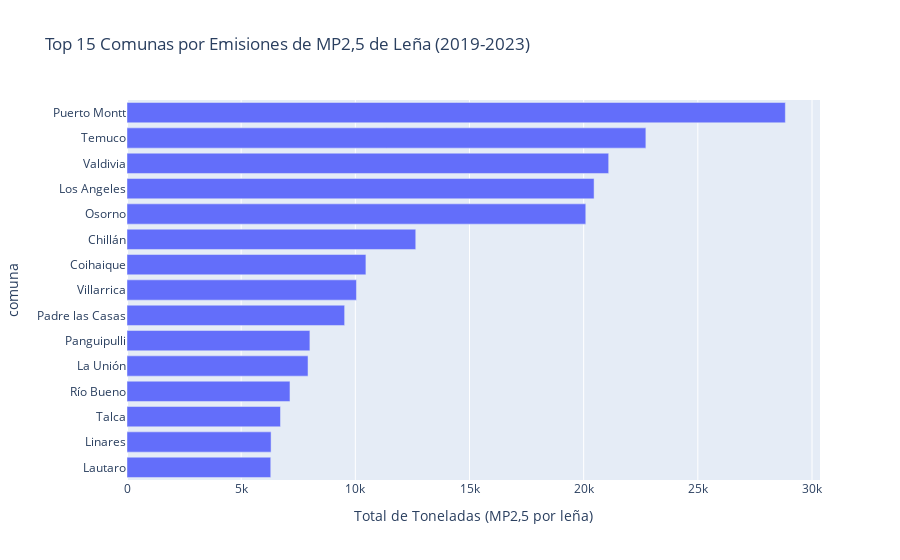

Source (notebook cell):
### Markdown cell above
MP2,5 por Leña en el Sur de Chile

Este es un clásico problema de política pública. Investiguemos qué comunas son las más afectadas.

### Code cell
# 1. Filtramos por el problema específico
df_lena_mp25 = df_total[
    (df_total['contaminantes'] == 'MP2,5') &
    (df_total['tipo_fuente'].str.contains('leña', case=False))
].copy()

# 2. Agrupamos por comuna para encontrar los hotspots de este problema
hotspots_lena_mp25 = df_lena_mp25.groupby('comuna')['cantidad_toneladas'].sum().nlargest(15)

# 3. Visualizamos los resultados
fig_hotspots = px.bar(
    hotspots_lena_mp25,
    y=hotspots_lena_mp25.index,
    x='cantidad_toneladas',
    orientation='h',
    title='Top 15 Comunas por Emisiones de MP2,5 de Leña (2019-2023)',
    labels={'cantidad_toneladas': 'Total de Toneladas (MP2,5 por leña)', 'y': 'Comuna'}
)
fig_hotspots.update_layout(yaxis={'categoryorder':'total ascending'})
fig_hotspots.show()

### Figure 1 — Plotly figure (JSON) as saved in the notebook; plotly's stock layout.template omitted (floating-point values rounded to 4 significant figures)
{"data": [{"hovertemplate": "Total de Toneladas (MP2,5 por leña)=%{x}<br>comuna=%{y}<extra></extra>", "legendgroup": "", "marker": {"color": "#636efa", "pattern": {"shape": ""}}, "name": "", "orientation": "h", "showlegend": false, "textposition": "auto", "type": "bar", "x": [28830.0, 22720.0, 21100.0, 20460.0, 20090.0, 12650.0, 10460.0, 10050.0, 9531.0, 8010.0, 7928.0, 7137.0, 6722.0, 6310.0, 6296.0], "xaxis": "x", "y": ["Puerto Montt", "Temuco", "Valdivia", "Los Angeles", "Osorno", "Chillán", "Coihaique", "Villarrica", "Padre las Casas", "Panguipulli", "La Unión", "Río Bueno", "Talca", "Linares", "Lautaro"], "yaxis": "y"}], "layout": {"barmode": "relative", "legend": {"tracegroupgap": 0}, "title": {"text": "Top 15 Comunas por Emisiones de MP2,5 de Leña (2019-2023)"}, "xaxis": {"anchor": "y", "domain": [0, 1], "title": {"text": "Total de Toneladas (MP2,5 por leña)"}}, "yaxis": {"anchor": "x", "categoryorder": "total ascending", "domain": [0, 1], "title": {"text": "comuna"}}}}
